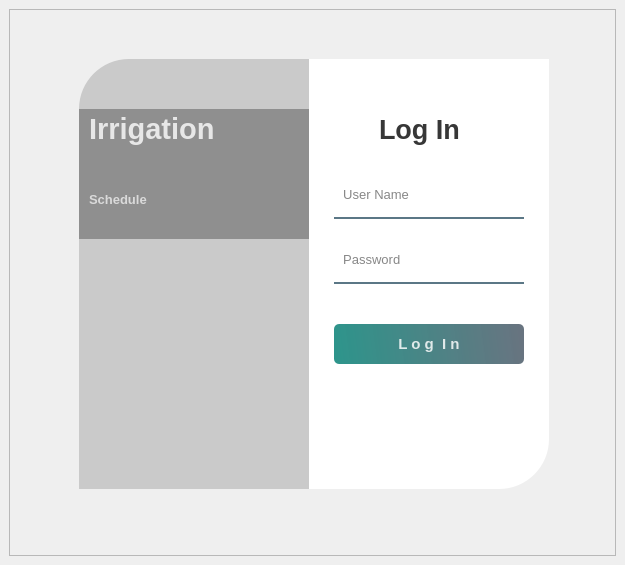
<?xml version="1.0" encoding="UTF-8"?>
<ui version="4.0">
 <class>Login</class>
 <widget class="QWidget" name="Login">
  <property name="geometry">
   <rect>
    <x>0</x>
    <y>0</y>
    <width>625</width>
    <height>565</height>
   </rect>
  </property>
  <property name="sizePolicy">
   <sizepolicy hsizetype="Preferred" vsizetype="Preferred">
    <horstretch>0</horstretch>
    <verstretch>0</verstretch>
   </sizepolicy>
  </property>
  <property name="windowTitle">
   <string>Login</string>
  </property>
  <property name="layoutDirection">
   <enum>Qt::LeftToRight</enum>
  </property>
  <widget class="QFrame" name="frame">
   <property name="geometry">
    <rect>
     <x>9</x>
     <y>9</y>
     <width>607</width>
     <height>547</height>
    </rect>
   </property>
   <property name="frameShape">
    <enum>QFrame::StyledPanel</enum>
   </property>
   <property name="frameShadow">
    <enum>QFrame::Raised</enum>
   </property>
   <widget class="QWidget" name="widget" native="true">
    <property name="geometry">
     <rect>
      <x>30</x>
      <y>20</y>
      <width>550</width>
      <height>500</height>
     </rect>
    </property>
    <property name="styleSheet">
     <string notr="true">QPushButton#btnLogin{
	background-color: qlineargradient(spread:pad, x1:0, y1:0.505682, x2:1, y2:0.477, stop:0 rgba(11, 131, 120, 219), stop:1 rgba(85, 98, 112, 226));
	color:rgba(255, 255, 255, 210);
	border-radius:5px;
}

QPushButton#btnLogin:hover{
	background-color: qlineargradient(spread:pad, x1:0, y1:0.505682, x2:1, y2:0.477, stop:0 rgba(150, 123, 111, 219), stop:1 rgba(85, 81, 84, 226));
}

QPushButton#btnLogin:pressed{
	padding-left:5px;
	padding-top:5px;
	background-color:rgba(150, 123, 111, 255);
}

QPushButton#pushButton_2, #pushButton_3, #pushButton_4, #pushButton_5{
	background-color: rgba(0, 0, 0, 0);
	color:rgba(85, 98, 112, 255);
}

QPushButton#pushButton_2:hover, #pushButton_3:hover, #pushButton_4:hover, #pushButton_5:hover{
	color: rgba(131, 96, 53, 255);
}

QPushButton#pushButton_2:pressed, #pushButton_3:pressed, #pushButton_4:pressed, #pushButton_5:pressed{
	padding-left:5px;
	padding-top:5px;
	color:rgba(91, 88, 53, 255);
}

</string>
    </property>
    <widget class="QLabel" name="label">
     <property name="geometry">
      <rect>
       <x>40</x>
       <y>30</y>
       <width>280</width>
       <height>430</height>
      </rect>
     </property>
     <property name="styleSheet">
      <string notr="true">border-image: url(:/images/background.jpg);
border-top-left-radius: 50px;</string>
     </property>
     <property name="text">
      <string/>
     </property>
    </widget>
    <widget class="QLabel" name="label_2">
     <property name="geometry">
      <rect>
       <x>40</x>
       <y>30</y>
       <width>280</width>
       <height>430</height>
      </rect>
     </property>
     <property name="styleSheet">
      <string notr="true">background-color:rgba(0, 0, 0, 40);
border-top-left-radius: 50px;
background-image: url(:/images/resources/images/background.jpg);</string>
     </property>
     <property name="text">
      <string/>
     </property>
    </widget>
    <widget class="QLabel" name="label_3">
     <property name="geometry">
      <rect>
       <x>270</x>
       <y>30</y>
       <width>240</width>
       <height>430</height>
      </rect>
     </property>
     <property name="styleSheet">
      <string notr="true">background-color:rgba(255, 255, 255, 255);
border-bottom-right-radius: 50px;</string>
     </property>
     <property name="text">
      <string/>
     </property>
    </widget>
    <widget class="QLabel" name="label_4">
     <property name="geometry">
      <rect>
       <x>340</x>
       <y>80</y>
       <width>100</width>
       <height>40</height>
      </rect>
     </property>
     <property name="font">
      <font>
       <pointsize>20</pointsize>
       <weight>75</weight>
       <bold>true</bold>
      </font>
     </property>
     <property name="styleSheet">
      <string notr="true">color:rgba(0, 0, 0, 200);</string>
     </property>
     <property name="text">
      <string>Log In</string>
     </property>
    </widget>
    <widget class="QLineEdit" name="txtUserName">
     <property name="geometry">
      <rect>
       <x>295</x>
       <y>150</y>
       <width>190</width>
       <height>40</height>
      </rect>
     </property>
     <property name="font">
      <font>
       <pointsize>10</pointsize>
      </font>
     </property>
     <property name="styleSheet">
      <string notr="true">background-color:rgba(0, 0, 0, 0);
border:none;
border-bottom:2px solid rgba(46, 82, 101, 200);
color:rgba(0, 0, 0, 240);
padding-bottom:7px;</string>
     </property>
     <property name="placeholderText">
      <string>  User Name</string>
     </property>
    </widget>
    <widget class="QLineEdit" name="txtPassword">
     <property name="geometry">
      <rect>
       <x>295</x>
       <y>215</y>
       <width>190</width>
       <height>40</height>
      </rect>
     </property>
     <property name="font">
      <font>
       <pointsize>10</pointsize>
      </font>
     </property>
     <property name="styleSheet">
      <string notr="true">background-color:rgba(0, 0, 0, 0);
border:none;
border-bottom:2px solid rgba(46, 82, 101, 200);
color:rgba(0, 0, 0, 240);
padding-bottom:7px;</string>
     </property>
     <property name="echoMode">
      <enum>QLineEdit::Password</enum>
     </property>
     <property name="placeholderText">
      <string>  Password</string>
     </property>
    </widget>
    <widget class="QPushButton" name="btnLogin">
     <property name="geometry">
      <rect>
       <x>295</x>
       <y>295</y>
       <width>190</width>
       <height>40</height>
      </rect>
     </property>
     <property name="font">
      <font>
       <pointsize>11</pointsize>
       <weight>75</weight>
       <bold>true</bold>
      </font>
     </property>
     <property name="cursor">
      <cursorShape>PointingHandCursor</cursorShape>
     </property>
     <property name="text">
      <string>L o g  I n</string>
     </property>
    </widget>
    <widget class="QLabel" name="label_6">
     <property name="geometry">
      <rect>
       <x>40</x>
       <y>80</y>
       <width>230</width>
       <height>130</height>
      </rect>
     </property>
     <property name="styleSheet">
      <string notr="true">background-color:rgba(0, 0, 0, 75);</string>
     </property>
     <property name="text">
      <string/>
     </property>
    </widget>
    <widget class="QLabel" name="label_7">
     <property name="geometry">
      <rect>
       <x>50</x>
       <y>80</y>
       <width>180</width>
       <height>40</height>
      </rect>
     </property>
     <property name="font">
      <font>
       <pointsize>22</pointsize>
       <weight>75</weight>
       <bold>true</bold>
      </font>
     </property>
     <property name="styleSheet">
      <string notr="true">color:rgba(255, 255, 255, 200);</string>
     </property>
     <property name="text">
      <string>Irrigation</string>
     </property>
    </widget>
    <widget class="QLabel" name="label_8">
     <property name="geometry">
      <rect>
       <x>50</x>
       <y>145</y>
       <width>220</width>
       <height>50</height>
      </rect>
     </property>
     <property name="font">
      <font>
       <pointsize>10</pointsize>
       <weight>75</weight>
       <bold>true</bold>
      </font>
     </property>
     <property name="styleSheet">
      <string notr="true">color:rgba(255, 255, 255, 170);</string>
     </property>
     <property name="text">
      <string>Schedule</string>
     </property>
    </widget>
   </widget>
  </widget>
 </widget>
 <resources>
  <include location="res.qrc"/>
 </resources>
 <connections/>
</ui>
